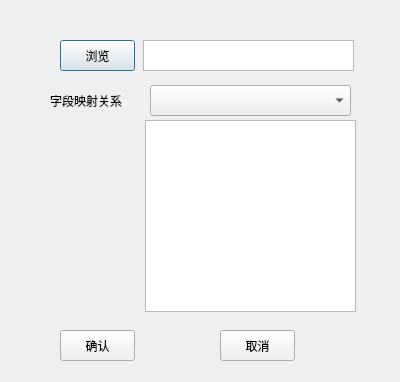
<?xml version="1.0" encoding="UTF-8"?>
<ui version="4.0">
 <class>ImportFileDialog</class>
 <widget class="QDialog" name="ImportFileDialog">
  <property name="geometry">
   <rect>
    <x>0</x>
    <y>0</y>
    <width>400</width>
    <height>382</height>
   </rect>
  </property>
  <property name="windowTitle">
   <string>Dialog</string>
  </property>
  <widget class="QPushButton" name="browseButton">
   <property name="geometry">
    <rect>
     <x>60</x>
     <y>40</y>
     <width>75</width>
     <height>31</height>
    </rect>
   </property>
   <property name="text">
    <string>浏览</string>
   </property>
  </widget>
  <widget class="QPushButton" name="confirmButton">
   <property name="geometry">
    <rect>
     <x>60</x>
     <y>330</y>
     <width>75</width>
     <height>31</height>
    </rect>
   </property>
   <property name="text">
    <string>确认</string>
   </property>
  </widget>
  <widget class="QPushButton" name="cancelButton">
   <property name="geometry">
    <rect>
     <x>220</x>
     <y>330</y>
     <width>75</width>
     <height>31</height>
    </rect>
   </property>
   <property name="text">
    <string>取消</string>
   </property>
  </widget>
  <widget class="QTextEdit" name="filePathEdit">
   <property name="geometry">
    <rect>
     <x>143</x>
     <y>40</y>
     <width>211</width>
     <height>31</height>
    </rect>
   </property>
  </widget>
  <widget class="QComboBox" name="fieldMappingComboBox">
   <property name="geometry">
    <rect>
     <x>150</x>
     <y>85</y>
     <width>201</width>
     <height>31</height>
    </rect>
   </property>
  </widget>
  <widget class="QLabel" name="label">
   <property name="geometry">
    <rect>
     <x>50</x>
     <y>90</y>
     <width>91</width>
     <height>21</height>
    </rect>
   </property>
   <property name="text">
    <string>字段映射关系</string>
   </property>
  </widget>
  <widget class="QTableView" name="fieldMappingTableView">
   <property name="geometry">
    <rect>
     <x>145</x>
     <y>120</y>
     <width>211</width>
     <height>192</height>
    </rect>
   </property>
  </widget>
 </widget>
 <resources/>
 <connections/>
</ui>
